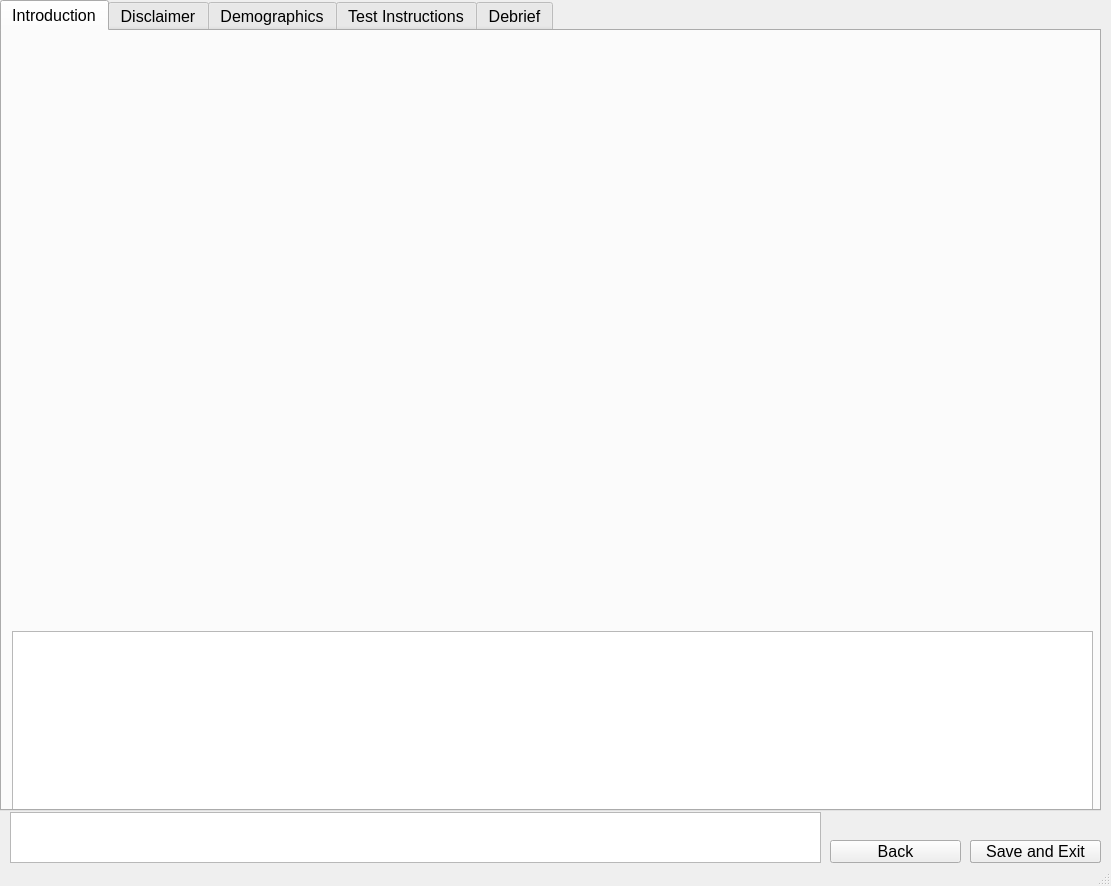
<?xml version="1.0" encoding="UTF-8"?>
<ui version="4.0">
 <class>MainWindow</class>
 <widget class="QMainWindow" name="MainWindow">
  <property name="geometry">
   <rect>
    <x>0</x>
    <y>0</y>
    <width>1111</width>
    <height>886</height>
   </rect>
  </property>
  <property name="windowTitle">
   <string>MainWindow</string>
  </property>
  <widget class="QWidget" name="centralwidget">
   <widget class="QPushButton" name="next_btn">
    <property name="geometry">
     <rect>
      <x>970</x>
      <y>840</y>
      <width>131</width>
      <height>23</height>
     </rect>
    </property>
    <property name="font">
     <font>
      <pointsize>12</pointsize>
     </font>
    </property>
    <property name="text">
     <string>Next</string>
    </property>
   </widget>
   <widget class="QPushButton" name="back_btn">
    <property name="geometry">
     <rect>
      <x>830</x>
      <y>840</y>
      <width>131</width>
      <height>23</height>
     </rect>
    </property>
    <property name="font">
     <font>
      <pointsize>12</pointsize>
     </font>
    </property>
    <property name="text">
     <string>Back</string>
    </property>
   </widget>
   <widget class="QPushButton" name="launch_btn">
    <property name="geometry">
     <rect>
      <x>970</x>
      <y>840</y>
      <width>131</width>
      <height>23</height>
     </rect>
    </property>
    <property name="font">
     <font>
      <pointsize>12</pointsize>
     </font>
    </property>
    <property name="text">
     <string>Launch Game</string>
    </property>
   </widget>
   <widget class="QTabWidget" name="tabs">
    <property name="enabled">
     <bool>true</bool>
    </property>
    <property name="geometry">
     <rect>
      <x>0</x>
      <y>0</y>
      <width>1101</width>
      <height>811</height>
     </rect>
    </property>
    <property name="font">
     <font>
      <pointsize>12</pointsize>
     </font>
    </property>
    <property name="contextMenuPolicy">
     <enum>Qt::DefaultContextMenu</enum>
    </property>
    <property name="currentIndex">
     <number>0</number>
    </property>
    <widget class="QWidget" name="intro">
     <attribute name="title">
      <string>Introduction</string>
     </attribute>
     <widget class="QTextEdit" name="intro_textbox">
      <property name="geometry">
       <rect>
        <x>10</x>
        <y>600</y>
        <width>1081</width>
        <height>181</height>
       </rect>
      </property>
      <property name="font">
       <font>
        <pointsize>12</pointsize>
       </font>
      </property>
     </widget>
     <widget class="QLabel" name="front_screen">
      <property name="geometry">
       <rect>
        <x>10</x>
        <y>0</y>
        <width>1081</width>
        <height>591</height>
       </rect>
      </property>
      <property name="text">
       <string/>
      </property>
      <property name="pixmap">
       <pixmap>../images/all_urns_colour.png</pixmap>
      </property>
      <property name="scaledContents">
       <bool>true</bool>
      </property>
     </widget>
    </widget>
    <widget class="QWidget" name="disclaimer">
     <attribute name="title">
      <string>Disclaimer</string>
     </attribute>
     <widget class="QCheckBox" name="consent_checkbox">
      <property name="geometry">
       <rect>
        <x>510</x>
        <y>760</y>
        <width>571</width>
        <height>20</height>
       </rect>
      </property>
      <property name="font">
       <font>
        <pointsize>12</pointsize>
       </font>
      </property>
      <property name="text">
       <string>I confirm my consent to the test and for my data to be stored and processed</string>
      </property>
     </widget>
     <widget class="QTextEdit" name="disclaimer_textbox">
      <property name="geometry">
       <rect>
        <x>10</x>
        <y>0</y>
        <width>1081</width>
        <height>751</height>
       </rect>
      </property>
      <property name="font">
       <font>
        <pointsize>12</pointsize>
       </font>
      </property>
     </widget>
    </widget>
    <widget class="QWidget" name="demo">
     <attribute name="title">
      <string>Demographics</string>
     </attribute>
     <widget class="QLineEdit" name="username_textbox">
      <property name="geometry">
       <rect>
        <x>170</x>
        <y>31</y>
        <width>191</width>
        <height>20</height>
       </rect>
      </property>
     </widget>
     <widget class="QSpinBox" name="age_spinbox">
      <property name="geometry">
       <rect>
        <x>170</x>
        <y>67</y>
        <width>231</width>
        <height>22</height>
       </rect>
      </property>
     </widget>
     <widget class="QComboBox" name="edu_combobox">
      <property name="geometry">
       <rect>
        <x>170</x>
        <y>146</y>
        <width>231</width>
        <height>22</height>
       </rect>
      </property>
      <property name="currentText">
       <string/>
      </property>
     </widget>
     <widget class="QComboBox" name="gender_combobox">
      <property name="geometry">
       <rect>
        <x>170</x>
        <y>107</y>
        <width>231</width>
        <height>22</height>
       </rect>
      </property>
     </widget>
     <widget class="QLabel" name="label">
      <property name="geometry">
       <rect>
        <x>10</x>
        <y>30</y>
        <width>91</width>
        <height>16</height>
       </rect>
      </property>
      <property name="text">
       <string>User Name</string>
      </property>
     </widget>
     <widget class="QLabel" name="label_6">
      <property name="geometry">
       <rect>
        <x>12</x>
        <y>68</y>
        <width>71</width>
        <height>21</height>
       </rect>
      </property>
      <property name="text">
       <string>Age</string>
      </property>
     </widget>
     <widget class="QLabel" name="label_7">
      <property name="geometry">
       <rect>
        <x>12</x>
        <y>110</y>
        <width>91</width>
        <height>16</height>
       </rect>
      </property>
      <property name="text">
       <string>Gender</string>
      </property>
     </widget>
     <widget class="QLabel" name="label_8">
      <property name="geometry">
       <rect>
        <x>11</x>
        <y>150</y>
        <width>121</width>
        <height>16</height>
       </rect>
      </property>
      <property name="text">
       <string>Education Level</string>
      </property>
     </widget>
    </widget>
    <widget class="QWidget" name="instr">
     <attribute name="title">
      <string>Test Instructions</string>
     </attribute>
     <widget class="QTextEdit" name="instr_textbox">
      <property name="geometry">
       <rect>
        <x>0</x>
        <y>0</y>
        <width>1081</width>
        <height>781</height>
       </rect>
      </property>
      <property name="font">
       <font>
        <pointsize>12</pointsize>
       </font>
      </property>
     </widget>
    </widget>
    <widget class="QWidget" name="debrief">
     <attribute name="title">
      <string>Debrief</string>
     </attribute>
     <widget class="QTextEdit" name="debrief_textbox">
      <property name="geometry">
       <rect>
        <x>10</x>
        <y>0</y>
        <width>1081</width>
        <height>781</height>
       </rect>
      </property>
     </widget>
    </widget>
   </widget>
   <widget class="QTextEdit" name="error_textbox">
    <property name="geometry">
     <rect>
      <x>10</x>
      <y>812</y>
      <width>811</width>
      <height>51</height>
     </rect>
    </property>
   </widget>
   <widget class="QPushButton" name="save_btn">
    <property name="geometry">
     <rect>
      <x>970</x>
      <y>840</y>
      <width>131</width>
      <height>23</height>
     </rect>
    </property>
    <property name="font">
     <font>
      <pointsize>12</pointsize>
     </font>
    </property>
    <property name="text">
     <string>Save and Exit</string>
    </property>
   </widget>
  </widget>
  <widget class="QStatusBar" name="statusbar"/>
 </widget>
 <resources/>
 <connections/>
</ui>
